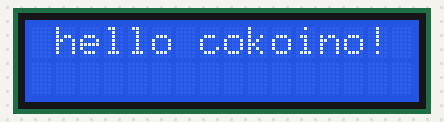
Recording of a sketch running on a simulated Arduino Uno, built with avr-gcc and run on an emulated ATmega328P. On the bench: 16×2 character LCD. The local clock reads 2024-03-15 10:24:30 at power-on unless the sketch sets it.

Above: at 0.1 s.
At 1.1 s:
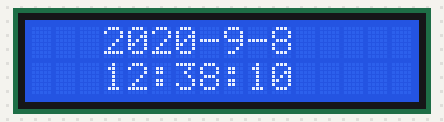
At 10.2 s:
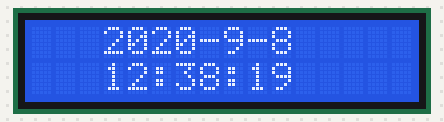
At 19.3 s:
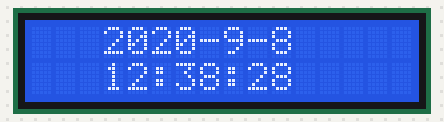
At 28.4 s:
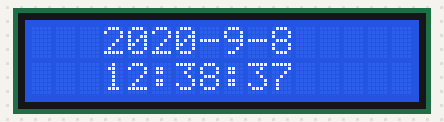
At 38.4 s:
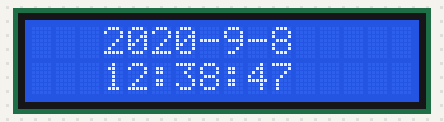

Measured:
- what the display in image 1 shows lasts 1.0 s, from 1.1 s to 2.1 s

The sketch:

digital_clock.ino
```cpp
#include <stdio.h>
#include <DS1302.h>
#include <LiquidCrystal.h>

const int rs = 7, en = 6, d4 = 5, d5 = 4, d6 = 3, d7 = 2;
LiquidCrystal lcd(rs, en, d4, d5, d6, d7);

namespace {
const int kCePin   = A5;  // Chip Enable
const int kIoPin   = A4;  // Input/Output
const int kSclkPin = A3;  // Serial Clock

  // Create a DS1302 object.
  DS1302 rtc(kCePin, kIoPin, kSclkPin);

  String dayAsString(const Time::Day day) {
    switch (day) {
      case Time::kSunday: return "Sunday";
      case Time::kMonday: return "Monday";
      case Time::kTuesday: return "Tuesday";
      case Time::kWednesday: return "Wednesday";
      case Time::kThursday: return "Thursday";
      case Time::kFriday: return "Friday";
      case Time::kSaturday: return "Saturday";
    }
  return "(unknown day)";
  }

  void printTime() {
  // Get the current time and date from the chip.
  Time t = rtc.time();

  // Name the day of the week.
  const String day = dayAsString(t.day);

  // Format the time and date and insert into the temporary buffer.
  char buf[50];
  snprintf(buf, sizeof(buf), "%s %04d-%02d-%02d %02d:%02d:%02d",
           day.c_str(),
           t.yr, t.mon, t.date,
           t.hr, t.min, t.sec);

  // Print the formatted string to LCD so we can see the time.
  lcd.setCursor(3, 0);
  lcd.print(t.yr);
  lcd.print("-");
  lcd.print(t.mon);
  lcd.print("-");
  lcd.print(t.date);
  lcd.setCursor(0, 1);
  lcd.print("                ");
  lcd.setCursor(3, 1);
  lcd.print(t.hr);
  lcd.print(":");
  lcd.print(t.min);
  lcd.print(":");
  lcd.print(t.sec);
  }
}  // end namespace

//////////////////////////////////////////////////////////
void setup(){
  Serial.begin(115200);
  lcd.begin(16, 2);
  lcd.setCursor(1, 0);
  lcd.print("hello cokoino!");
  delay(1000);
  lcd.clear();

  // Initialize a new chip by turning off write protection and clearing the
  // clock halt flag. These methods needn't always be called. See the DS1302
  // datasheet for details.
  rtc.writeProtect(false);
  rtc.halt(false);

  // Make a new time object to set the date and time.
  // Sunday, September 8, 2020 at 12:38:10.
  Time t(2020, 9, 8, 12, 38, 10, Time::kSunday);

  // Set the time and date on the chip.
  rtc.time(t);
}
//////////////////////////////////////////////////////////
void loop(){
  printTime();
  delay(1000);
}
```
